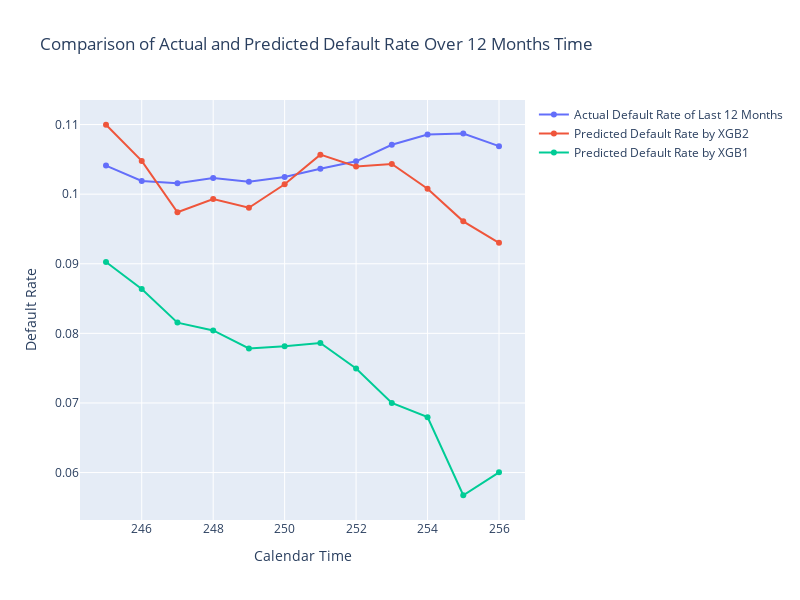

The notebook cell saved with this chart:
### Code cell
# Create traces
trace_actual = go.Scatter(
    x=actual_by_12.index,
    y=actual_by_12.values,
    mode='lines+markers',
    name='Actual Default Rate of Last 12 Months'
)

#trace_pred_lr = go.Scatter(x=prob_by_horizon_3.index,y=prob_by_horizon_3.values,mode='lines+markers',name='Predicted Default Rate by Logistic Regression')

trace_pred_xgb2 = go.Scatter(
    x=prob_by_xgb2_12.index,
    y=prob_by_xgb2_12.values,
    mode='lines+markers',
    name='Predicted Default Rate by XGB2'
)

trace_pred_xgb1 = go.Scatter(
    x=prob_by_xgb1_12.index,
    y=prob_by_xgb1_12.values,
    mode='lines+markers',
    name='Predicted Default Rate by XGB1'
)

# Create layout
layout = go.Layout(
    title='Comparison of Actual and Predicted Default Rate Over 12 Months Time ',
    xaxis=dict(title='Calendar Time'),
    yaxis=dict(title='Default Rate'),
    hovermode='closest',
    width=800,  # Set the width of the plot
    height=600   # Set the height of the plot
)

# Create figure
fig = go.Figure(data=[trace_actual, trace_pred_xgb2, trace_pred_xgb1], layout=layout)

# Show plot
fig.show()

### Figure 1 — Plotly figure (JSON) as saved in the notebook; plotly's stock layout.template omitted (floating-point values rounded to 4 significant figures)
{"data": [{"mode": "lines+markers", "name": "Actual Default Rate of Last 12 Months", "type": "scatter", "x": [245, 246, 247, 248, 249, 250, 251, 252, 253, 254, 255, 256], "y": [0.1041, 0.1019, 0.1016, 0.1023, 0.1018, 0.1025, 0.1037, 0.1047, 0.1071, 0.1086, 0.1087, 0.1069]}, {"mode": "lines+markers", "name": "Predicted Default Rate by XGB2", "type": "scatter", "x": [245, 246, 247, 248, 249, 250, 251, 252, 253, 254, 255, 256], "y": [0.11, 0.1048, 0.0974, 0.09931, 0.09805, 0.1014, 0.1057, 0.104, 0.1043, 0.1008, 0.0961, 0.093]}, {"mode": "lines+markers", "name": "Predicted Default Rate by XGB1", "type": "scatter", "x": [245, 246, 247, 248, 249, 250, 251, 252, 253, 254, 255, 256], "y": [0.09025, 0.08639, 0.08154, 0.08043, 0.07784, 0.07813, 0.07862, 0.07496, 0.07, 0.06796, 0.05674, 0.06003]}], "layout": {"height": 600, "hovermode": "closest", "title": {"text": "Comparison of Actual and Predicted Default Rate Over 12 Months Time "}, "width": 800, "xaxis": {"autorange": true, "range": [244.3, 256.7], "title": {"text": "Calendar Time"}, "type": "linear"}, "yaxis": {"autorange": true, "range": [0.05318, 0.1135], "title": {"text": "Default Rate"}, "type": "linear"}}}
